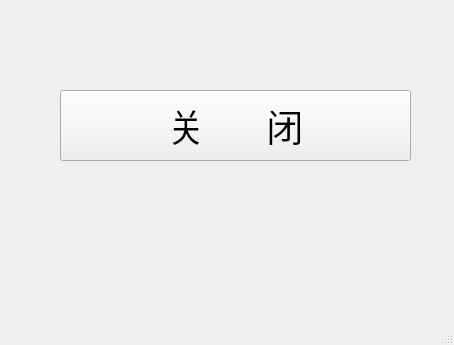
<?xml version="1.0" encoding="UTF-8"?>
<ui version="4.0">
 <class>MainWindow</class>
 <widget class="QMainWindow" name="MainWindow">
  <property name="geometry">
   <rect>
    <x>0</x>
    <y>0</y>
    <width>454</width>
    <height>345</height>
   </rect>
  </property>
  <property name="windowTitle">
   <string>MainWindow</string>
  </property>
  <widget class="QWidget" name="centralwidget">
   <widget class="QPushButton" name="Btn_Close">
    <property name="geometry">
     <rect>
      <x>60</x>
      <y>90</y>
      <width>351</width>
      <height>71</height>
     </rect>
    </property>
    <property name="font">
     <font>
      <pointsize>28</pointsize>
     </font>
    </property>
    <property name="text">
     <string>关      闭</string>
    </property>
   </widget>
  </widget>
  <widget class="QMenuBar" name="menubar">
   <property name="geometry">
    <rect>
     <x>0</x>
     <y>0</y>
     <width>454</width>
     <height>21</height>
    </rect>
   </property>
  </widget>
  <widget class="QStatusBar" name="statusbar"/>
 </widget>
 <resources/>
 <connections/>
</ui>
